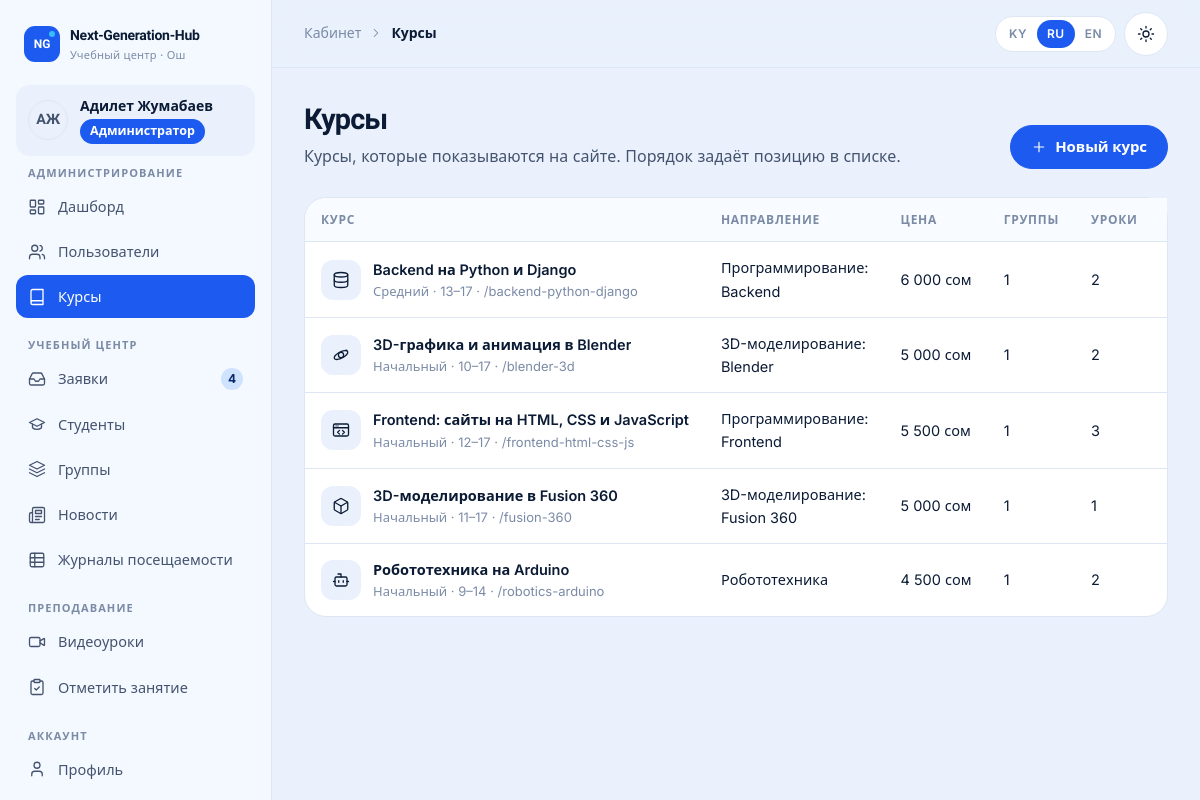
Screenshot of /cabinet/admin/courses/ (signed in) with the database file from the repository.
### accounts/models.py (models this page shows, shortened)
class User(AbstractUser):
    class Role(models.TextChoices):
        ADMIN = "admin", _("Administrator")
        MANAGER = "manager", _("Manager")
        TEACHER = "teacher", _("Teacher")
        STUDENT = "student", _("Student")
    role = models.CharField(_("role"), max_length=16, choices=Role.choices, default=Role.STUDENT, db_index=True)
    phone = models.CharField(_("phone"), max_length=32, blank=True)
    photo = models.ImageField(_("photo"), upload_to="users/", blank=True)
    specialization = models.CharField(_("specialization"), max_length=160, blank=True)
    about = models.TextField(_("about"), blank=True)
    class Meta:
        verbose_name = _("user")
        verbose_name_plural = _("users")
        ordering = ["last_name", "first_name", "username"]
    @property
    def display_name(self):
        return self.get_full_name() or self.username
    @property
    def initials(self):
        parts = [p for p in (self.first_name, self.last_name) if p]
        if parts:
            return "".join(p[0] for p in parts).upper()[:2]
        return self.username[:2].upper()
    @property
    def is_admin_role(self):
        return self.is_superuser or self.role == self.Role.ADMIN
    @property
    def is_student(self):
        return self.role == self.Role.STUDENT
    def has_role(self, *roles):
        return self.is_admin_role or self.role in roles

### core/models.py (models this page shows, shortened)
class TranslatableMixin:
    def tr(self, field, lang=None):
        lang = (lang or get_language() or FALLBACK_LANGUAGE).split("-")[0]
        if lang not in CONTENT_LANGUAGES:
            lang = FALLBACK_LANGUAGE
        value = getattr(self, f"{field}_{lang}", "") or ""
        if not value and lang != FALLBACK_LANGUAGE:
            value = getattr(self, f"{field}_{FALLBACK_LANGUAGE}", "") or ""
        return value

class Course(TranslatableMixin, models.Model):
    class Level(models.TextChoices):
        BEGINNER = "beginner", _("Beginner")
        INTERMEDIATE = "intermediate", _("Intermediate")
        ADVANCED = "advanced", _("Advanced")
    direction = models.CharField(_("direction"), max_length=20, choices=Direction.choices, db_index=True)
    slug = models.SlugField(_("slug"), max_length=80, unique=True)
    title_ru = models.CharField(_("title (RU)"), max_length=160)
    title_ky = models.CharField(_("title (KY)"), max_length=160, blank=True)
    title_en = models.CharField(_("title (EN)"), max_length=160, blank=True)
    short_ru = models.CharField(_("short description (RU)"), max_length=300, blank=True)
    short_ky = models.CharField(_("short description (KY)"), max_length=300, blank=True)
    short_en = models.CharField(_("short description (EN)"), max_length=300, blank=True)
    description_ru = models.TextField(_("full description (RU)"), blank=True)
    description_ky = models.TextField(_("full description (KY)"), blank=True)
    description_en = models.TextField(_("full description (EN)"), blank=True)
    level = models.CharField(_("level"), max_length=20, choices=Level.choices, default=Level.BEGINNER)
    age_from = models.PositiveSmallIntegerField(_("age from"), default=10)
    age_to = models.PositiveSmallIntegerField(_("age to"), default=17)
    duration_months = models.PositiveSmallIntegerField(_("duration, months"), default=6)
    lessons_per_week = models.PositiveSmallIntegerField(_("lessons per week"), default=2)
    price = models.PositiveIntegerField(_("price, KGS per month"), default=0)
    cover = models.ImageField(_("cover"), upload_to="courses/", blank=True)
    teachers = models.ManyToManyField(
        settings.AUTH_USER_MODEL,
        verbose_name=_("teachers"),
        related_name="courses_taught",
        blank=True,
        limit_choices_to={"role": "teacher"},
    )
    is_active = models.BooleanField(_("active"), default=True)
    order = models.PositiveSmallIntegerField(_("order"), default=0)
    created_at = models.DateTimeField(auto_now_add=True)
    class Meta:
        verbose_name = _("course")
        verbose_name_plural = _("courses")
        ordering = ["order", "title_ru"]
    def get_absolute_url(self):
        return reverse("core:course_detail", args=[self.slug])
    @property
    def age_range(self):
        return f"{self.age_from}–{self.age_to}"

### cabinet/views/admin.py (the view)
# urls.py: path("admin/courses/", admin.course_list, name="admin_courses"),
@role_required(ADMIN)
def course_list(request):
    courses = Course.objects.prefetch_related("teachers").annotate(
        n_groups=Count("groups", distinct=True), n_lessons=Count("lessons", distinct=True)
    )
    return render(request, "cabinet/admin/course_list.html", {"courses": courses, "page_title": _("Courses")})

### cabinet/navigation.py (called while the page is built)
def _item(label, url_name, icon, match=None, badge=None, external=False):
    return {
        "label": label,
        "url": url_name if external else reverse(url_name),
        "icon": icon,
        "match": match or [url_name.split(":")[-1]],
        "badge": badge,
        "external": external,
    }

def sidebar(request):
    path = request.path
    user = getattr(request, "user", None)
    if not user or not user.is_authenticated or not (path.startswith("/cabinet/") or path.startswith("/accounts/")):
        return {}
    match = getattr(request, "resolver_match", None)
    current = match.url_name if match and match.url_name else ""
    return {"sidebar_sections": build_sidebar(user, current)}

### core/context_processors.py (called while the page is built)
def site(request):
    return {
        "SITE": {
            "name": settings.SITE_NAME,
            "phone": settings.SITE_PHONE,
            "phone_href": "tel:" + "".join(ch for ch in settings.SITE_PHONE if ch.isdigit() or ch == "+"),
            "email": settings.SITE_EMAIL,
            "address": settings.SITE_ADDRESS or _("Osh, Lenin street 205, 2nd floor"),
            "hours": settings.SITE_HOURS or _("Mon–Sat, 9:00–20:00"),
            "instagram": settings.SITE_INSTAGRAM,
            "telegram": settings.SITE_TELEGRAM,
            "whatsapp": settings.SITE_WHATSAPP,
            "map_url": settings.SITE_MAP_URL,
        },
        "MAX_VIDEO_UPLOAD_MB": settings.MAX_VIDEO_UPLOAD_MB,
        "SHOW_DEMO_ACCOUNTS": settings.SHOW_DEMO_ACCOUNTS,
    }

### core/icons.py (called while the page is built)
def svg(name, size=20, cls="", label=""):
    body = ICONS.get(name, ICONS["info"])
    aria = f'role="img" aria-label="{label}"' if label else 'aria-hidden="true"'
    return (
        f'<svg class="icon {cls}" width="{size}" height="{size}" viewBox="0 0 24 24" fill="none" '
        f'stroke="currentColor" stroke-width="1.75" stroke-linecap="round" stroke-linejoin="round" '
        f'focusable="false" {aria}>{body}</svg>'
    )

### core/templatetags/core_tags.py (called while the page is built)
@register.filter
def tr(obj, field):
    if obj is None:
        return ""
    return obj.tr(field)

@register.simple_tag
def icon(name, size=20, cls="", label=""):
    return mark_safe(svg(name, size, escape(cls), escape(label)))

@register.filter
def intcomma_space(value):
    try:
        return f"{int(value):,}".replace(",", " ")
    except (TypeError, ValueError):
        return value

### templates/cabinet/admin/course_list.html (shortened to what this page needs)
{% extends "cabinet/base.html" %}
{% load i18n core_tags %}
{% block content %}
<div class="page-head">
  <div><h1>{% trans "Courses" %}</h1><p>{% trans "Courses shown on the website. The order sets the position in the list." %}</p></div>
  <div class="actions"><a class="btn btn-primary" href="{% url 'cabinet:admin_course_create' %}">{% icon "plus" 16 %} {% trans "New course" %}</a></div>
</div>
<div class="card">
  {% if courses %}
  <div class="table-wrap">
    <table class="table table-stack">
      <thead><tr><th>{% trans "Course" %}</th><th>{% trans "Direction" %}</th><th>{% trans "Price" %}</th><th>{% trans "Groups" %}</th><th>{% trans "Lessons" %}</th><th>{% trans "Status" %}</th><th class="text-right">{% trans "Actions" %}</th></tr></thead>
      <tbody>
        {% for c in courses %}
        <tr{% if not c.is_active %} class="is-muted-row"{% endif %}>
          <td><div class="user-cell"><span class="stat-ic">{% icon c.direction 18 %}</span><div style="min-width:0"><a class="row-link" href="{% url 'cabinet:admin_course_edit' c.pk %}"><b>{{ c|tr:"title" }}</b></a><small>{{ c.get_level_display }} · {{ c.age_range }} · /{{ c.slug }}</small></div></div></td>
          <td data-label="{% trans 'Direction' %}">{{ c.get_direction_display }}</td>
          <td data-label="{% trans 'Price' %}" class="nowrap">{{ c.price|intcomma_space }} {% trans "KGS" %}</td>
          <td data-label="{% trans 'Groups' %}">{{ c.n_groups }}</td>
          <td data-label="{% trans 'Lessons' %}">{{ c.n_lessons }}</td>
          <td data-label="{% trans 'Status' %}">{% if c.is_active %}<span class="badge badge-ok">{% trans "On the website" %}</span>{% else %}<span class="badge">{% trans "Hidden" %}</span>{% endif %}</td>
        </tr>
        {% endfor %}
      </tbody>
    </table>
  </div>
  {% else %}
    {% trans "No courses yet" as t1 %}{% url 'cabinet:admin_course_create' as u %}{% trans "New course" as t3 %}
  {% endif %}
</div>
{% endblock %}

### templates/cabinet/base.html (shortened to what this page needs)
{% load static i18n core_tags %}{% get_current_language as LANGUAGE_CODE %}<!doctype html>
<html lang="{{ LANGUAGE_CODE }}" class="no-js">
<head>
  {% include "partials/head.html" %}
</head>
<body>
  <div class="cab">
    <aside class="cab-sidebar" id="cab-sidebar" aria-label="{% trans 'Cabinet menu' %}">
      <div class="row-between" style="flex-wrap:nowrap">
        {% include "partials/logo.html" %}
      </div>
      <a class="cab-user" href="{% url 'accounts:profile' %}">
        {% include "partials/avatar.html" with u=user %}
        <span class="grow" style="min-width:0"><b>{{ user.display_name }}</b><span class="badge badge-role-{{ user.role }} no-dot" style="margin-top:4px">{{ user.get_role_display }}</span></span>
      </a>
      <nav class="cab-nav">
        {% for title, items in sidebar_sections %}
        <div>
          <h6>{{ title }}</h6>
          <ul>
            {% for item in items %}
            <li><a href="{{ item.url }}"{% if item.active %} aria-current="page"{% endif %}>{% icon item.icon 18 %}<span>{{ item.label }}</span>{% if item.badge %}<span class="nav-badge" aria-label="{% trans 'new' %}">{{ item.badge }}</span>{% endif %}</a></li>
            {% endfor %}
          </ul>
        </div>
        {% endfor %}
      </nav>
    </aside>
    <div class="cab-main">
      <header class="cab-topbar">
        <div class="crumbs">{% block crumbs %}<span>{% trans "Cabinet" %}</span>{% icon "chevron-right" 14 %}<b>{{ page_title }}</b>{% endblock %}</div>
        <div class="tools">
          {% include "partials/lang_switch.html" %}
          {% include "partials/theme_toggle.html" %}
        </div>
      </header>
      <main class="cab-content" id="content">
        {% block content %}{% endblock %}
      </main>
    </div>
  </div>
</body>
</html>

### templates/partials/avatar.html
<span class="avatar {{ size|default:'' }}" aria-hidden="true">{% if u.photo %}<img src="{{ u.photo.url }}" alt="" loading="lazy">{% else %}{{ u.initials }}{% endif %}</span>

### rows the page displays
User: initials "АЖ", display_name "Адилет Жумабаев", role "Администратор"
Course: title_ru "Backend на Python и Django", level "Средний", age_range "13–17", slug "backend-python-django", direction "Программирование: Backend", price "6 000", n_groups "1", n_lessons "2"
Course: title_ru "3D-графика и анимация в Blender", level "Начальный", age_range "10–17", slug "blender-3d", direction "3D-моделирование: Blender", price "5 000", n_groups "1", n_lessons "2"
Course: title_ru "Frontend: сайты на HTML, CSS и JavaScript", level "Начальный", age_range "12–17", slug "frontend-html-css-js", direction "Программирование: Frontend", price "5 500", n_groups "1", n_lessons "3"
Course: title_ru "3D-моделирование в Fusion 360", level "Начальный", age_range "11–17", slug "fusion-360", direction "3D-моделирование: Fusion 360", price "5 000", n_groups "1", n_lessons "1"
Course: title_ru "Робототехника на Arduino", level "Начальный", age_range "9–14", slug "robotics-arduino", direction "Робототехника", price "4 500", n_groups "1", n_lessons "2"

### other values shown
{{ title }} "АДМИНИСТРИРОВАНИЕ" "УЧЕБНЫЙ ЦЕНТР" "ПРЕПОДАВАНИЕ" "АККАУНТ"
{{ item.label }} "Дашборд" "Пользователи" "Курсы" "Заявки" "Студенты" "Группы" "Новости" "Журналы посещаемости" "Видеоуроки" "Отметить занятие" "Профиль"
{{ item.badge }} "4"
{{ page_title }} "Курсы"
{{ code|upper }} "KY" "RU" "EN"
